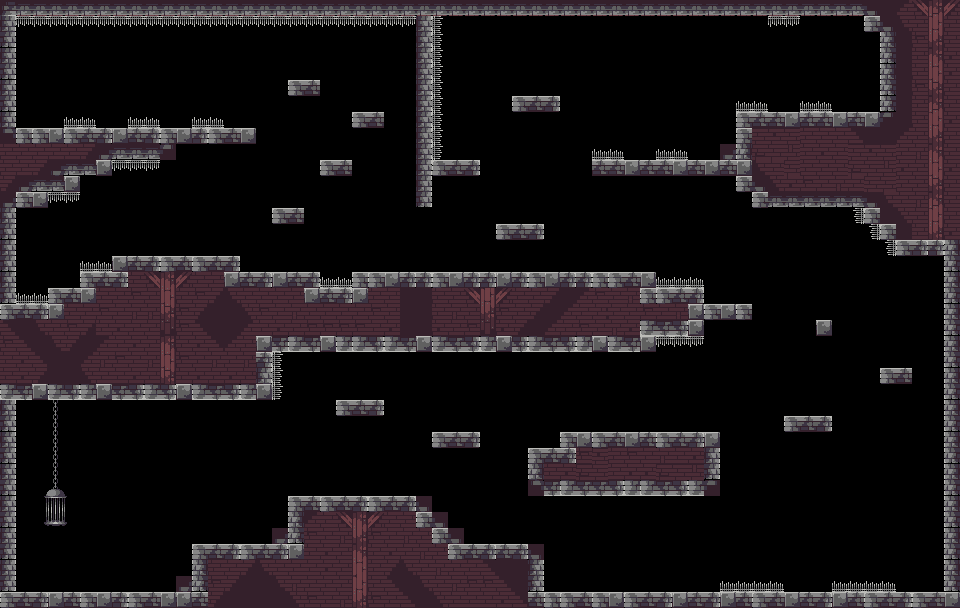

This game map was drawn from its Tiled (.tmx) file and the tilesets committed beside it. A one-line description and the trimmed map source follow:
An orthogonal 60x38 tile map with 16x16 px tiles, 2 tile layers (BaseLayer, Traps) and 14 objects.

<map version="1.2" tiledversion="1.3.2" orientation="orthogonal" renderorder="right-down" compressionlevel="0" width="60" height="38" tilewidth="16" tileheight="16" infinite="0" nextlayerid="8" nextobjectid="114">
 <editorsettings>
  <export target="Stage1.json" format="json" />
 </editorsettings>
 <tileset firstgid="1" name="Assets" tilewidth="16" tileheight="16" tilecount="322" columns="23">
  <image source="Assets.png" width="368" height="224" />
 </tileset>
 <layer id="1" name="BaseLayer" width="60" height="38">
  <data>[2280 cells, 2280 non-empty, 52 distinct tile ids]</data>
 </layer>
 <layer id="7" name="Traps" width="60" height="38">
  <data>[2280 cells, 81 non-empty, 4 distinct tile ids]</data>
 </layer>
 <objectgroup id="4" name="Coins">
  <object id="5" gid="16" x="800" y="576" width="16" height="16" />
  <object id="6" gid="16" x="848" y="256" width="16" height="16" />
  <object id="7" gid="16" x="32" y="256" width="16" height="16" />
  <object id="9" gid="16" x="464" y="48" width="16" height="16" />
  <object id="10" gid="16" x="704" y="128" width="16" height="16" />
  <object id="11" gid="16" x="112" y="576" width="16" height="16" />
  <object id="12" gid="16" x="240" y="528" width="16" height="16" />
  <object id="13" gid="16" x="336" y="480" width="16" height="16" />
  <object id="14" gid="16" x="298" y="384" width="16" height="16" />
 </objectgroup>
 <objectgroup id="5" name="Chest">
  <object id="16" gid="85" x="560" y="592" width="16" height="16" />
  <object id="18" gid="131" x="32" y="128" width="16" height="16" />
 </objectgroup>
 <objectgroup id="3" name="ExitDoor">
  <object id="1" gid="1073741879" x="864" y="80" width="16" height="16" />
  <object id="2" gid="32" x="864" y="96" width="16" height="16" />
  <object id="3" gid="1073741856" x="864" y="112" width="16" height="16" />
 </objectgroup>
</map>
